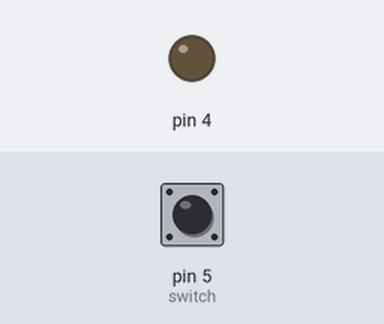
This sketch was run on a simulated Arduino Uno, built with avr-gcc and run on an emulated ATmega328P. On the bench: output pins drawn as LEDs (lit = HIGH). The test bench sets the inputs (shaded band); at power-on: pin 5 (switch) HIGH. What the sketch prints to the serial monitor is not drawn.

Above: at 1.2 s.
1.3 s: pin 5 (switch) pulled LOW for 0.15 s
At 1.37 s:
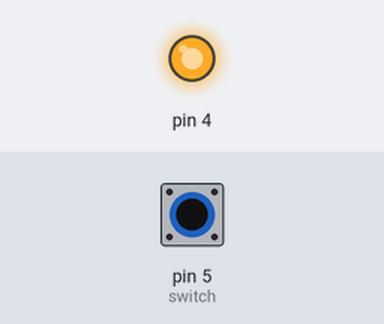
2.9 s: pin 5 (switch) pulled LOW for 3.2 s
At 7.6 s:
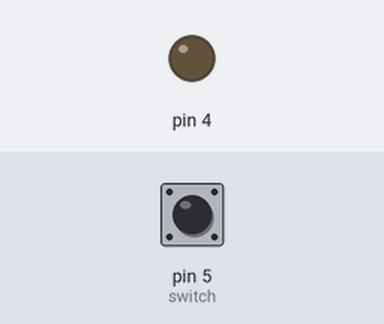
Timing chart, 0 to 9.1 s (numbered marks = the images above; inputs shaded):
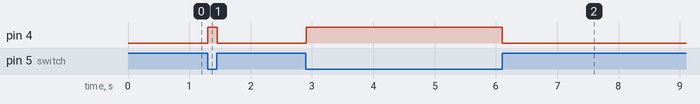

The sketch:

SWITCH_SIMPLE.ino
```cpp
void setup()
{
  pinMode(5,INPUT_PULLUP);
  pinMode(4,OUTPUT);
  Serial.begin(9600);
}
void loop()
{
  int swtch = digitalRead(5);//Reading value from switch
  if(!swtch)
    digitalWrite(4,HIGH);
  else
    digitalWrite(4,LOW);

  Serial.println(swtch);
}
```

Measured:
- after the input at 1.3 s, pin 4: LOW → HIGH at once, → LOW 0.15 s later
- after the input at 2.9 s, pin 4: LOW → HIGH at once, → LOW 3.2 s later
